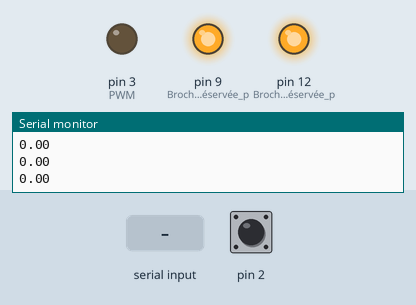
Simulated run of this sketch. Board: Arduino Uno, built with avr-gcc and run on an emulated ATmega328P. On the bench: output pins drawn as LEDs (lit = HIGH), the last lines printed to the serial monitor. Inputs (shaded band) come from the test bench; at power-on: pin 2 HIGH.

Above: at 1.2 s.
1.3 s: "a" received over Serial
At 1.9 s:
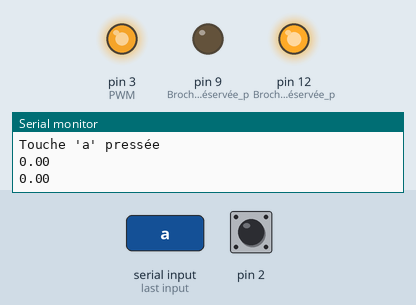
Timing chart, 0 to 7.9 s (numbered marks = the images above; inputs shaded):
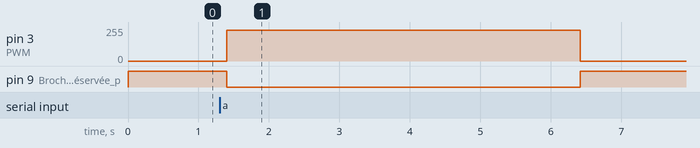

Measured:
- after the input at 1.3 s, pin 3 (PWM): 0/255 → 232/255 after 0.10 s, → 0/255 5.0 s later; pin 9 (Broche_Arduino_réservée_p): HIGH → LOW after 0.10 s, → HIGH 5.0 s later

The sketch:

test_mot_v1.ino
```cpp
volatile int compteur = 0;
float nb_tour;
float nb_tour_min;
unsigned long current_time=0;
unsigned long previous_time=0;
void setup() {
  // Démarrez la communication série à une vitesse de 9600 bauds
  Serial.begin(9600);
  pinMode(12, OUTPUT); // Broche Arduino réservée pour le sens de rotation du moteur A
  pinMode(9, OUTPUT); // Broche Arduino réservée pour le freinage du moteur A
  pinMode(3,OUTPUT);// PWM
  pinMode(2,INPUT_PULLUP);
  attachInterrupt(digitalPinToInterrupt(2),fencodeur, RISING);
  // Initialisez d'autres configurations de votre choix ici
  digitalWrite(12, HIGH); // Le moteur A tourne dans le sens normal
  digitalWrite(9, HIGH); // Activation du frein moteur A
  analogWrite(3,0); // Pas de vitesse pour le moteur A (PWM)

}

void loop() {
  current_time=millis();
  if (current_time-previous_time>5000){
    digitalWrite(12, HIGH); // Le moteur A tourne dans le sens normal
    digitalWrite(9, HIGH); // Activation du frein moteur A
    analogWrite(3,0); // Pas de vitesse pour le moteur A (PWM)
    }

  // Vérifiez si des données sont disponibles sur le port série
    // Lisez le caractère reçu
    char receivedChar = Serial.read();

    // Exécutez une fonction en fonction du caractère reçu
    if (receivedChar=='a') {
      fonctionA();
      compteur=0;
      //delay(1000);
  }

  delay(200);
  nb_tour = (float)compteur/(50*64/4);
  nb_tour_min=nb_tour*60/0.2;
  //Serial.println(nb_tour);//nombre de tour
  Serial.println(nb_tour_min);
  compteur=0;


  // Le reste de votre code peut continuer à s'exécuter ici
}

void fonctionA() {
  Serial.println("Touche 'a' pressée");
  previous_time=millis();
  digitalWrite(9, LOW); // Désactivation du frein moteur A
  analogWrite(3,1000);// ne pas mettre en dessous de 50!!!
}
void fencodeur(){
  compteur = compteur + 1;
}

// Ajoutez d'autres fonctions pour d'autres caractères si nécessaire
```
